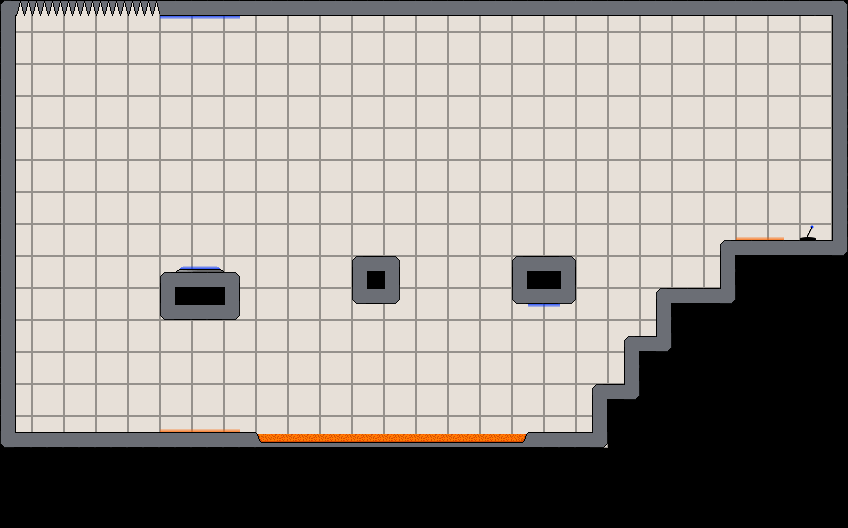

Rendered tile map (Tiled .tmx) drawn with the repository's tilesets; below, a short description and the map source with its tile grids summarised:
An orthogonal 53x33 tile map with 16x16 px tiles, 8 tile layers (background, walls, switches, gravTiles, ...) and 1 object (spawnPoint1).

<map version="1.0" orientation="orthogonal" width="53" height="33" tilewidth="16" tileheight="16">
 <tileset firstgid="1" name="interiorTileset" tilewidth="16" tileheight="16">
  <image source="interiorTileset.png" trans="ff00ff" width="144" height="64" />
 </tileset>
 <layer name="background" width="53" height="33">
  <data>[1749 cells, 1749 non-empty, 5 distinct tile ids]</data>
 </layer>
 <layer name="walls" width="53" height="33">
  <data>[1749 cells, 170 non-empty, 11 distinct tile ids]</data>
 </layer>
 <layer name="switches" width="53" height="33">
  <data>[1749 cells, 1 non-empty, 1 distinct tile ids]</data>
 </layer>
 <layer name="gravTiles" width="53" height="33">
  <data>[1749 cells, 15 non-empty, 2 distinct tile ids]</data>
 </layer>
 <objectgroup name="spawnPoint" width="53" height="33">
  <object name="spawnPoint1" x="79" y="366" />
 </objectgroup>
 <layer name="acid" width="53" height="33">
  <data>[1749 cells, 64 non-empty, 3 distinct tile ids]</data>
 </layer>
 <layer name="exit" width="53" height="33">
  <data>[1749 cells, 1 non-empty, 1 distinct tile ids]</data>
 </layer>
 <layer name="exitDummyTiles" width="53" height="33">
  <data>[1749 cells, 2 non-empty, 2 distinct tile ids]</data>
 </layer>
 <layer name="spikes" width="53" height="33">
  <data>[1749 cells, 8 non-empty, 1 distinct tile ids]</data>
 </layer>
</map>
